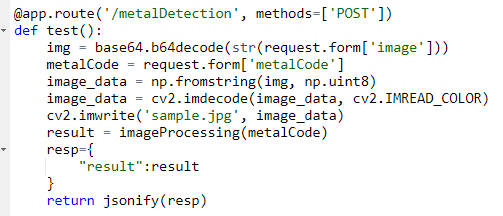
#> input picture Report/5.png, 503 x 216 px, given in place of 5.jpg, which was not available
$ python edgeDetection.py   (older library calls are emulated)
#> lines starting #> are read from the running program, lines starting #| are printed output that depends on the picture; after the words box and inside, x2 and y2 are one past the last pixel; in counts of white or black regions, pixels touching at a corner belong together; pictures that were not available may be replaced by others from this repository, and a replacement may not be noted
import cv2
import numpy as np

def fourthCut(filename,copyname):
    img = cv2.imread(filename)
    for i in range(0,img.shape[0],2):
        for j in range(0,img.shape[1],2):
            img[i//2,j//2]=img[i,j]
    copy=img[0:img.shape[0]//2,0:img.shape[1]//2]
    cv2.imwrite(copyname, copy)

def imgEnhancement(img):
    kernel1 = np.array([[-1, -1, -1],
                    [-1, 9, -1],
                    [-1, -1, -1]])

    kernel2 = np.array([[0, -1, 0],
                    [-1, 5, -1],
                    [0, -1, 0]])

    dst = cv2.filter2D(img, -1, kernel2)
    return dst

#fourthCut("badApple.jpg","5.jpg")
img4=cv2.imread("badApple.jpg")
img5=cv2.imread("5.jpg")
#> img5 is the input picture: shape (216, 503, 3); mean B, G, R 240.5, 240.9, 240.1
#print(img4.shape,img5.shape)

img2=cv2.imread("Images_Co/Co4.jpg")
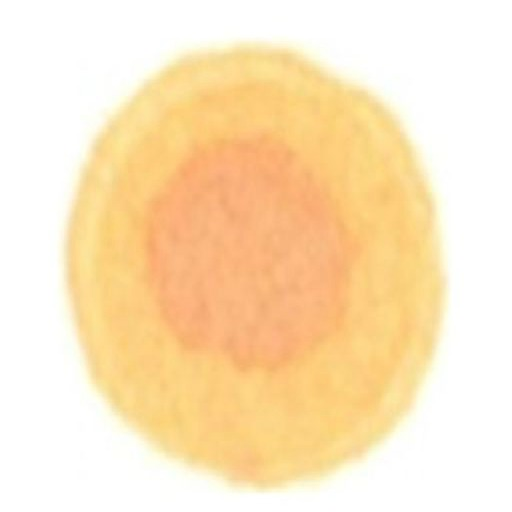
#> input picture Server/Images_Co/Co4.jpg, 512 x 512 px
#> img2 is the input picture: shape (512, 512, 3); mean B, G, R 191.4, 228.6, 252.9
cv2.namedWindow('img', cv2.WINDOW_KEEPRATIO)
cv2.imshow('img',img2)
img2=imgEnhancement(img2)
img2=imgEnhancement(img2)
cv2.namedWindow('img2', cv2.WINDOW_KEEPRATIO)
cv2.imshow('img2',img2)
#blur = cv2.GaussianBlur(img2, (3, 3), 0)
#cv2.imshow('blur',blur)
canny = cv2.Canny(img2, 50, 60)
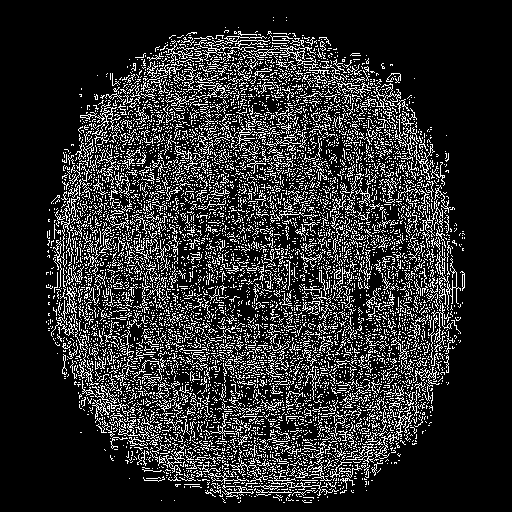
#> canny: shape (512, 512); 17.4% white in thin lines or dots, all inside (x1, y1, x2, y2) = (46, 17, 465, 503)

img = cv2.cvtColor(img2,cv2.COLOR_BGR2GRAY)
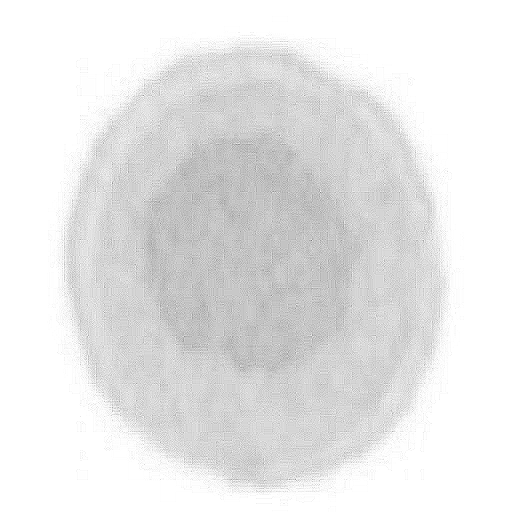
#> img: shape (512, 512); min 116, max 255, mean 230.7
x = cv2.Sobel(img, cv2.CV_16S, 1, 0)
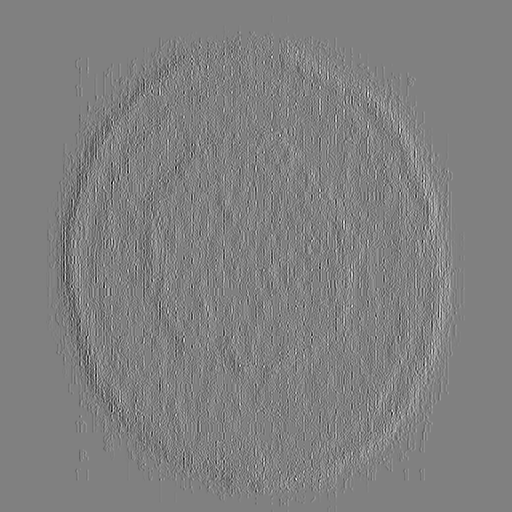
#> x: shape (512, 512) int16; min -184, max 181, mean 0; drawn with min black and max white
y = cv2.Sobel(img, cv2.CV_16S, 0, 1)
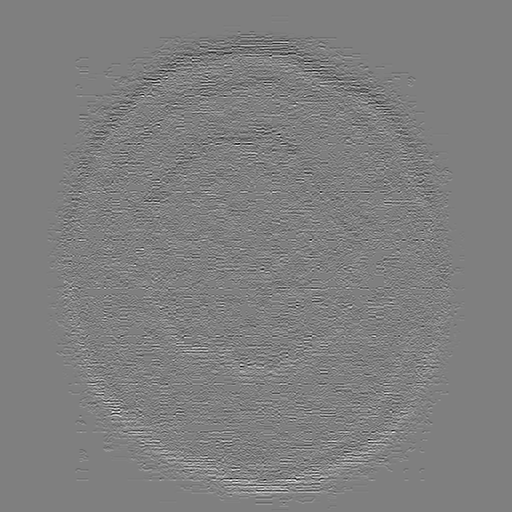
#> y: shape (512, 512) int16; min -182, max 182, mean 0; drawn with min black and max white
Scale_absX = cv2.convertScaleAbs(x)
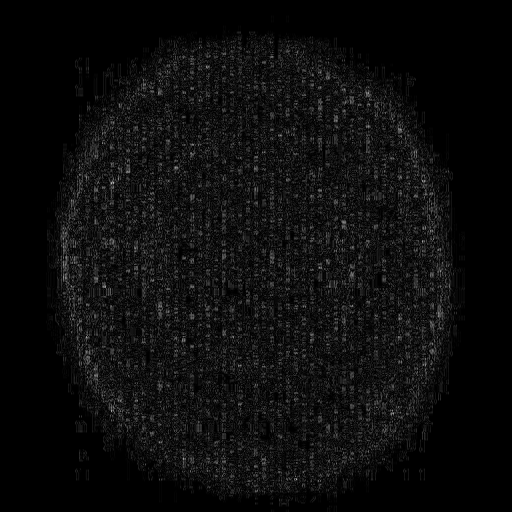
#> Scale_absX: shape (512, 512); min 0, max 184, mean 12.8
Scale_absY = cv2.convertScaleAbs(y)
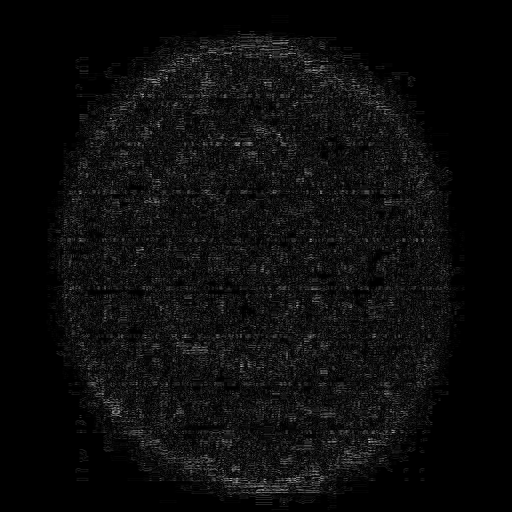
#> Scale_absY: shape (512, 512); min 0, max 182, mean 12.4
sobel = cv2.addWeighted(Scale_absX, 0.5, Scale_absY, 0.5, 0)

print(sobel.shape,canny.shape)
#| (512, 512) (512, 512)

cv2.namedWindow('canny', cv2.WINDOW_KEEPRATIO)
cv2.imshow('canny',canny)
cv2.namedWindow('sobel', cv2.WINDOW_KEEPRATIO)
cv2.imshow('sobel',sobel)
cv2.waitKey(0)
cv2.destroyAllWindows()
